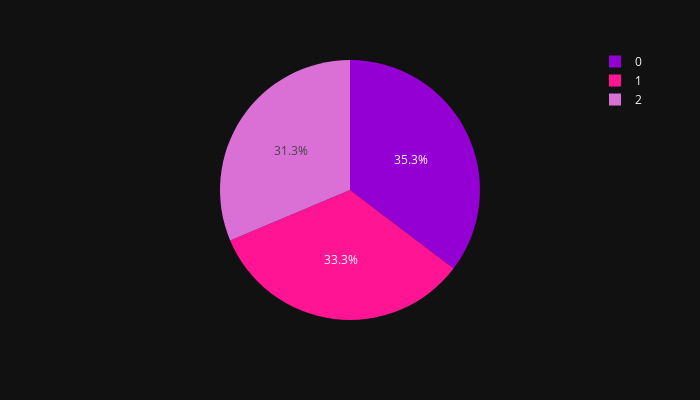

Notebook code for this chart:
### Markdown cell above
It's also useful to be able to visualise how many samples are in each cluster.

### Code cell
pie = clusters.groupby('Cluster').size().reset_index()
pie.columns=['Cluster','Value']
fig = px.pie(pie, values='Value', names='Cluster', color='Cluster', category_orders={"Cluster": ["0", "1", "2"]}, height=400, width=700, color_discrete_sequence=['darkviolet','deeppink','orchid'], template="plotly_dark")
fig.update_layout(legend=dict(
    yanchor="top",
    y=1.05,
    xanchor="right",
    x=1.05
))
fig.show()

### Figure 1 — Plotly figure (JSON) as saved in the notebook; plotly's stock layout.template omitted (floating-point values rounded to 4 significant figures)
{"data": [{"customdata": [[0], [1], [2]], "direction": "clockwise", "domain": {"x": [0, 1], "y": [0, 1]}, "hovertemplate": "Cluster=%{customdata[0]}<br>Value=%{value}<extra></extra>", "labels": [0, 1, 2], "legendgroup": "", "marker": {"colors": ["darkviolet", "deeppink", "orchid"]}, "name": "", "showlegend": true, "sort": false, "type": "pie", "values": [53, 50, 47]}], "layout": {"height": 400, "legend": {"tracegroupgap": 0, "x": 1.05, "xanchor": "right", "y": 1.05, "yanchor": "top"}, "margin": {"t": 60}, "piecolorway": ["darkviolet", "deeppink", "orchid"], "width": 700}}
